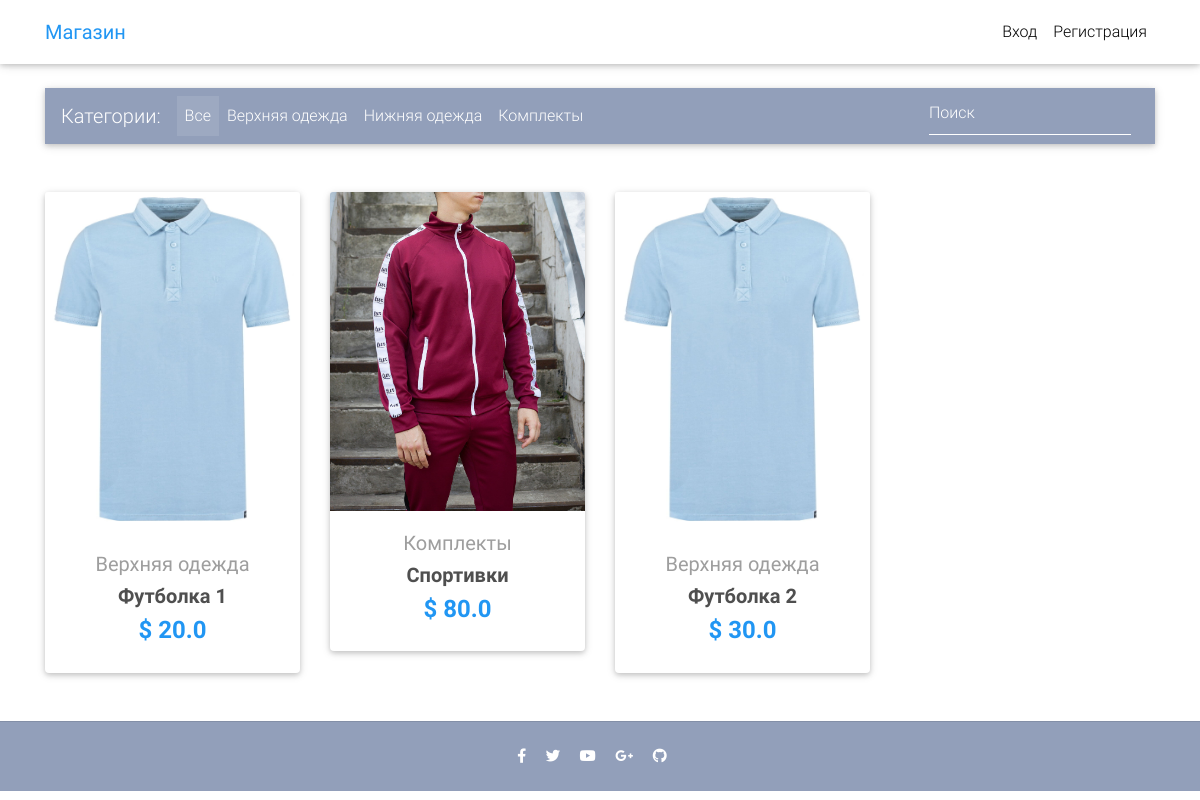
The page / on the database its author committed.
### core/models.py (models this page shows, shortened)
class Item(models.Model):
    title = models.CharField(max_length=100)
    price = models.FloatField()
    discount_price = models.FloatField(blank=True, null=True)
    category = models.CharField(choices=CATEGORY_CHOICES, max_length=2)
    label = models.CharField(choices=LABEL_CHOICES, max_length=1)
    slug = models.SlugField()
    description = models.TextField()
    image = models.ImageField()
    def get_absolute_url(self):
        return reverse("core:product", kwargs={
            'slug': self.slug
        })

### core/views.py (the view)
# urls.py: path('', HomeView.as_view(), name='home'),
class HomeView(ListView):
    model = Item
    paginate_by = 10
    template_name = "home.html"

### templates/home.html (shortened to what this page needs)
{% extends "base.html" %}
{% block content %}
  <main>
    <div class="container">
      <nav class="navbar navbar-expand-lg navbar-dark mdb-color lighten-3 mt-3 mb-5">
        <span class="navbar-brand">Категории:</span>
        <div class="collapse navbar-collapse" id="basicExampleNav">
          <ul class="navbar-nav mr-auto">
            <li class="nav-item active">
              <a class="nav-link" href="#">Все
              </a>
            </li>
            <li class="nav-item">
              <a class="nav-link" href="#">Верхняя одежда</a>
            </li>
            <li class="nav-item">
              <a class="nav-link" href="#">Нижняя одежда</a>
            </li>
            <li class="nav-item">
              <a class="nav-link" href="#">Комплекты</a>
            </li>
          </ul>
          <form class="form-inline">
            <div class="md-form my-0">
              <input class="form-control mr-sm-2" type="text" placeholder="Поиск" aria-label="Поиск">
            </div>
          </form>
        </div>
      </nav>
      <section class="text-center mb-4">
        <div class="row wow fadeIn">
          {% for item in object_list %}
          <div class="col-lg-3 col-md-6 mb-4">
            <div class="card">
              <div class="view overlay">
                <img src="{{ item.image.url }}" class="card-img-top">
              </div>
              <div class="card-body text-center">
                <a href="" class="grey-text">
                  <h5>{{ item.get_category_display }}</h5>
                </a>
                <h5>
                  <strong>
                    <a href="{{ item.get_absolute_url }}" class="dark-grey-text">{{ item.title }}
                    </a>
                  </strong>
                </h5>
                <h4 class="font-weight-bold blue-text">
                  <strong>$
                  {% if item.discount_price %}
                  {{ item.discount_price }}
                  {% else %}
                  {{ item.price }}
                  {% endif %}
                  </strong>
                </h4>
              </div>
            </div>
          </div>
          {% endfor %}
        </div>
      </section>
    </div>
  </main>
{% endblock content %}

### templates/base.html (shortened to what this page needs)
{% load static %}
<!DOCTYPE html>
<html lang="en">
<head>
  <link rel="stylesheet" href="https://use.fontawesome.com/releases/v5.8.1/css/all.css">
  <link href="{% static 'css/bootstrap.min.css' %}" rel="stylesheet">
  <link href="{% static 'css/mdb.min.css' %}" rel="stylesheet">
  <link href="{% static 'css/style.min.css' %}" rel="stylesheet">
</head>
{% include "navbar.html" %}
<body>
    <div class="mt-5 pt-4">
    </div>
    {% block content %}
    {% endblock content %}
    {% include "footer.html" %}
</body>
</html>

### templates/navbar.html (shortened to what this page needs)
{% load cart_template_tags %}
<nav class="navbar fixed-top navbar-expand-lg navbar-light white scrolling-navbar">
    <div class="container">
      <a class="navbar-brand waves-effect" href="/">
        <strong class="blue-text">Магазин</strong>
      </a>
      <div class="collapse navbar-collapse" id="navbarSupportedContent">
        <ul class="navbar-nav nav-flex-icons">
          {% if request.user.is_authenticated %}
          <li class="nav-item">
            <a href="{% url 'core:order-summary' %}" class="nav-link waves-effect">
              <span class="badge red z-depth-1 mr-1"> {{ request.user|cart_item_count }} </span>
              <i class="fas fa-shopping-cart"></i>
              <span class="clearfix d-none d-sm-inline-block"> Корзина </span>
            </a>
          </li>
          <li class="nav-item">
            <a class="nav-link waves-effect" href="{% url 'account_logout' %}">
              <span class="clearfix d-none d-sm-inline-block"> Выход </span>
            </a>
          </li>
          {% else %}
          <li class="nav-item">
            <a class="nav-link waves-effect" href="{% url 'account_login' %}">
              <span class="clearfix d-none d-sm-inline-block"> Вход </span>
            </a>
          </li>
          <li class="nav-item">
            <a class="nav-link waves-effect" href="{% url 'account_signup' %}">
              <span class="clearfix d-none d-sm-inline-block"> Регистрация </span>
            </a>
          </li>
          {% endif %}
        </ul>
      </div>
    </div>
  </nav>

### templates/footer.html
<footer class="page-footer text-center font-small mt-4 wow fadeIn">
    <hr class="my-4">
    <div class="pb-4">
      <a href="" target="_blank">
        <i class="fab fa-facebook-f mr-3"></i>
      </a>
      <a href="" target="_blank">
        <i class="fab fa-twitter mr-3"></i>
      </a>
      <a href="" target="_blank">
        <i class="fab fa-youtube mr-3"></i>
      </a>
      <a href="" target="_blank">
        <i class="fab fa-google-plus-g mr-3"></i>
      </a>
      <a href="" target="_blank">
        <i class="fab fa-github mr-3"></i>
      </a>
    </div>
  </footer>

### templates/scripts.html (shortened to what this page needs)
{% load static %}

### templates/base.html (style rules this page uses)
html, body, header, .carousel { height: 60vh; }

### rows shown on the page
Item: image (picture), category "Верхняя одежда", title "Футболка 1", discount_price "20.0"
Item: image (picture), category "Комплекты", title "Спортивки", discount_price "80.0"
Item: image (picture), category "Верхняя одежда", title "Футболка 2", discount_price "30.0"
